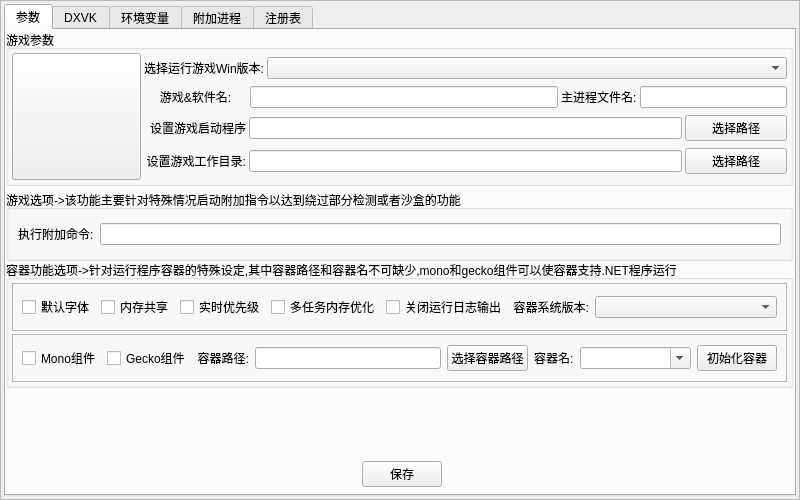
<?xml version="1.0" encoding="UTF-8"?>
<ui version="4.0">
 <class>vekGameAddMT</class>
 <widget class="QWidget" name="vekGameAddMT">
  <property name="windowModality">
   <enum>Qt::NonModal</enum>
  </property>
  <property name="enabled">
   <bool>true</bool>
  </property>
  <property name="geometry">
   <rect>
    <x>0</x>
    <y>0</y>
    <width>800</width>
    <height>500</height>
   </rect>
  </property>
  <property name="sizePolicy">
   <sizepolicy hsizetype="Preferred" vsizetype="Preferred">
    <horstretch>0</horstretch>
    <verstretch>0</verstretch>
   </sizepolicy>
  </property>
  <property name="minimumSize">
   <size>
    <width>800</width>
    <height>500</height>
   </size>
  </property>
  <property name="maximumSize">
   <size>
    <width>800</width>
    <height>500</height>
   </size>
  </property>
  <property name="font">
   <font>
    <family>Microsoft JhengHei UI</family>
   </font>
  </property>
  <property name="mouseTracking">
   <bool>false</bool>
  </property>
  <property name="windowTitle">
   <string>Vek Game Add&amp;Set</string>
  </property>
  <property name="windowOpacity">
   <double>1.000000000000000</double>
  </property>
  <property name="autoFillBackground">
   <bool>false</bool>
  </property>
  <layout class="QGridLayout" name="gridLayout" rowstretch="0">
   <property name="leftMargin">
    <number>0</number>
   </property>
   <property name="topMargin">
    <number>0</number>
   </property>
   <property name="rightMargin">
    <number>0</number>
   </property>
   <property name="bottomMargin">
    <number>0</number>
   </property>
   <property name="spacing">
    <number>0</number>
   </property>
   <item row="0" column="0">
    <widget class="QFrame" name="frame_5">
     <property name="frameShape">
      <enum>QFrame::StyledPanel</enum>
     </property>
     <property name="frameShadow">
      <enum>QFrame::Raised</enum>
     </property>
     <layout class="QVBoxLayout" name="verticalLayout_2" stretch="0">
      <property name="spacing">
       <number>3</number>
      </property>
      <property name="leftMargin">
       <number>3</number>
      </property>
      <property name="topMargin">
       <number>3</number>
      </property>
      <property name="rightMargin">
       <number>3</number>
      </property>
      <property name="bottomMargin">
       <number>3</number>
      </property>
      <item>
       <widget class="QTabWidget" name="tabWidget">
        <property name="currentIndex">
         <number>0</number>
        </property>
        <widget class="QWidget" name="tab_3">
         <attribute name="title">
          <string>参数</string>
         </attribute>
         <widget class="QGroupBox" name="groupBox_4">
          <property name="geometry">
           <rect>
            <x>0</x>
            <y>160</y>
            <width>787</width>
            <height>71</height>
           </rect>
          </property>
          <property name="title">
           <string>游戏选项-&gt;该功能主要针对特殊情况启动附加指令以达到绕过部分检测或者沙盒的功能</string>
          </property>
          <layout class="QHBoxLayout" name="horizontalLayout_6">
           <item>
            <widget class="QLabel" name="label_6">
             <property name="text">
              <string>执行附加命令:</string>
             </property>
            </widget>
           </item>
           <item>
            <widget class="QLineEdit" name="lineEdit_otherAgrs"/>
           </item>
          </layout>
         </widget>
         <widget class="QGroupBox" name="groupBox_3">
          <property name="geometry">
           <rect>
            <x>0</x>
            <y>0</y>
            <width>787</width>
            <height>156</height>
           </rect>
          </property>
          <property name="title">
           <string>游戏参数</string>
          </property>
          <layout class="QHBoxLayout" name="horizontalLayout_5" stretch="10,50">
           <property name="spacing">
            <number>3</number>
           </property>
           <property name="leftMargin">
            <number>3</number>
           </property>
           <property name="topMargin">
            <number>3</number>
           </property>
           <property name="rightMargin">
            <number>3</number>
           </property>
           <property name="bottomMargin">
            <number>3</number>
           </property>
           <item>
            <widget class="QPushButton" name="pushButton_setIco">
             <property name="sizePolicy">
              <sizepolicy hsizetype="Preferred" vsizetype="Preferred">
               <horstretch>0</horstretch>
               <verstretch>0</verstretch>
              </sizepolicy>
             </property>
             <property name="minimumSize">
              <size>
               <width>100</width>
               <height>100</height>
              </size>
             </property>
             <property name="text">
              <string/>
             </property>
            </widget>
           </item>
           <item>
            <layout class="QVBoxLayout" name="verticalLayout_3" stretch="1,1,1,1">
             <property name="spacing">
              <number>3</number>
             </property>
             <item>
              <layout class="QHBoxLayout" name="horizontalLayout" stretch="13,69">
               <property name="spacing">
                <number>3</number>
               </property>
               <item>
                <widget class="QLabel" name="label_3">
                 <property name="text">
                  <string>选择运行游戏Win版本:</string>
                 </property>
                 <property name="alignment">
                  <set>Qt::AlignRight|Qt::AlignTrailing|Qt::AlignVCenter</set>
                 </property>
                </widget>
               </item>
               <item>
                <widget class="QComboBox" name="comboBox_RunWine"/>
               </item>
              </layout>
             </item>
             <item>
              <layout class="QHBoxLayout" name="horizontalLayout_3" stretch="7,21,1,10">
               <property name="spacing">
                <number>3</number>
               </property>
               <item>
                <widget class="QLabel" name="label">
                 <property name="text">
                  <string>游戏&amp;软件名:</string>
                 </property>
                 <property name="alignment">
                  <set>Qt::AlignCenter</set>
                 </property>
                </widget>
               </item>
               <item>
                <widget class="QLineEdit" name="lineEdit_GameName"/>
               </item>
               <item>
                <widget class="QLabel" name="label_10">
                 <property name="text">
                  <string>主进程文件名:</string>
                 </property>
                </widget>
               </item>
               <item>
                <widget class="QLineEdit" name="lineEdit_MainProcName"/>
               </item>
              </layout>
             </item>
             <item>
              <layout class="QHBoxLayout" name="horizontalLayout_4" stretch="13,55,13">
               <property name="spacing">
                <number>3</number>
               </property>
               <item>
                <widget class="QLabel" name="label_2">
                 <property name="text">
                  <string>设置游戏启动程序</string>
                 </property>
                 <property name="alignment">
                  <set>Qt::AlignRight|Qt::AlignTrailing|Qt::AlignVCenter</set>
                 </property>
                </widget>
               </item>
               <item>
                <widget class="QLineEdit" name="lineEdit_GameInstallExe"/>
               </item>
               <item>
                <widget class="QPushButton" name="pushButton_SetGameExe">
                 <property name="sizePolicy">
                  <sizepolicy hsizetype="Preferred" vsizetype="Fixed">
                   <horstretch>0</horstretch>
                   <verstretch>0</verstretch>
                  </sizepolicy>
                 </property>
                 <property name="text">
                  <string>选择路径</string>
                 </property>
                </widget>
               </item>
              </layout>
             </item>
             <item>
              <layout class="QHBoxLayout" name="horizontalLayout_9" stretch="13,55,13">
               <property name="spacing">
                <number>3</number>
               </property>
               <item>
                <widget class="QLabel" name="label_8">
                 <property name="text">
                  <string>设置游戏工作目录:</string>
                 </property>
                 <property name="alignment">
                  <set>Qt::AlignRight|Qt::AlignTrailing|Qt::AlignVCenter</set>
                 </property>
                </widget>
               </item>
               <item>
                <widget class="QLineEdit" name="lineEdit_workPath"/>
               </item>
               <item>
                <widget class="QPushButton" name="pushButton_workPath">
                 <property name="text">
                  <string>选择路径</string>
                 </property>
                </widget>
               </item>
              </layout>
             </item>
            </layout>
           </item>
          </layout>
         </widget>
         <widget class="QWidget" name="layoutWidget">
          <property name="geometry">
           <rect>
            <x>0</x>
            <y>430</y>
            <width>792</width>
            <height>28</height>
           </rect>
          </property>
          <layout class="QHBoxLayout" name="horizontalLayout_7">
           <property name="spacing">
            <number>3</number>
           </property>
           <item>
            <widget class="QPushButton" name="pushButton_Set">
             <property name="sizePolicy">
              <sizepolicy hsizetype="Fixed" vsizetype="Fixed">
               <horstretch>0</horstretch>
               <verstretch>0</verstretch>
              </sizepolicy>
             </property>
             <property name="text">
              <string>保存</string>
             </property>
            </widget>
           </item>
          </layout>
         </widget>
         <widget class="QGroupBox" name="verticalGroupBox_3">
          <property name="geometry">
           <rect>
            <x>0</x>
            <y>230</y>
            <width>787</width>
            <height>128</height>
           </rect>
          </property>
          <property name="title">
           <string>容器功能选项-&gt;针对运行程序容器的特殊设定,其中容器路径和容器名不可缺少,mono和gecko组件可以使容器支持.NET程序运行</string>
          </property>
          <layout class="QVBoxLayout" name="verticalLayout_5">
           <property name="spacing">
            <number>3</number>
           </property>
           <property name="leftMargin">
            <number>3</number>
           </property>
           <property name="topMargin">
            <number>3</number>
           </property>
           <property name="rightMargin">
            <number>3</number>
           </property>
           <property name="bottomMargin">
            <number>3</number>
           </property>
           <item>
            <widget class="QFrame" name="horizontalFrame_2">
             <property name="frameShape">
              <enum>QFrame::StyledPanel</enum>
             </property>
             <property name="frameShadow">
              <enum>QFrame::Raised</enum>
             </property>
             <layout class="QHBoxLayout" name="horizontalLayout_11" stretch="10,10,10,10,10,10,40">
              <item>
               <widget class="QCheckBox" name="checkBox_DefaultFonts">
                <property name="text">
                 <string>默认字体</string>
                </property>
               </widget>
              </item>
              <item>
               <widget class="QCheckBox" name="checkBox_wineMemorySharing">
                <property name="text">
                 <string>内存共享</string>
                </property>
               </widget>
              </item>
              <item>
               <widget class="QCheckBox" name="checkBox_wineRealTimePriority">
                <property name="text">
                 <string>实时优先级</string>
                </property>
               </widget>
              </item>
              <item>
               <widget class="QCheckBox" name="checkBox_wineMemoryOptimization">
                <property name="text">
                 <string>多任务内存优化</string>
                </property>
               </widget>
              </item>
              <item>
               <widget class="QCheckBox" name="checkBox_winerunlog">
                <property name="text">
                 <string>关闭运行日志输出</string>
                </property>
               </widget>
              </item>
              <item>
               <widget class="QLabel" name="label_9">
                <property name="text">
                 <string>容器系统版本:</string>
                </property>
                <property name="alignment">
                 <set>Qt::AlignRight|Qt::AlignTrailing|Qt::AlignVCenter</set>
                </property>
               </widget>
              </item>
              <item>
               <widget class="QComboBox" name="comboBox_dockSystemVersion"/>
              </item>
             </layout>
            </widget>
           </item>
           <item>
            <widget class="QFrame" name="frame_2">
             <property name="frameShape">
              <enum>QFrame::StyledPanel</enum>
             </property>
             <property name="frameShadow">
              <enum>QFrame::Raised</enum>
             </property>
             <layout class="QHBoxLayout" name="horizontalLayout_8" stretch="1,1,1,50,1,1,30,1">
              <item>
               <widget class="QCheckBox" name="checkBox_Mono">
                <property name="enabled">
                 <bool>true</bool>
                </property>
                <property name="text">
                 <string>Mono组件</string>
                </property>
               </widget>
              </item>
              <item>
               <widget class="QCheckBox" name="checkBox_Gecko">
                <property name="text">
                 <string>Gecko组件</string>
                </property>
               </widget>
              </item>
              <item>
               <widget class="QLabel" name="label_7">
                <property name="text">
                 <string>容器路径:</string>
                </property>
                <property name="alignment">
                 <set>Qt::AlignRight|Qt::AlignTrailing|Qt::AlignVCenter</set>
                </property>
               </widget>
              </item>
              <item>
               <widget class="QLineEdit" name="lineEdit_RunDockPath"/>
              </item>
              <item>
               <widget class="QPushButton" name="pushButton_SetDockPath">
                <property name="text">
                 <string>选择容器路径</string>
                </property>
               </widget>
              </item>
              <item>
               <widget class="QLabel" name="label_5">
                <property name="text">
                 <string>容器名:</string>
                </property>
               </widget>
              </item>
              <item>
               <widget class="QComboBox" name="comboBox_DockName">
                <property name="focusPolicy">
                 <enum>Qt::WheelFocus</enum>
                </property>
                <property name="contextMenuPolicy">
                 <enum>Qt::DefaultContextMenu</enum>
                </property>
                <property name="editable">
                 <bool>true</bool>
                </property>
                <property name="insertPolicy">
                 <enum>QComboBox::InsertAtBottom</enum>
                </property>
                <property name="sizeAdjustPolicy">
                 <enum>QComboBox::AdjustToContentsOnFirstShow</enum>
                </property>
                <property name="duplicatesEnabled">
                 <bool>false</bool>
                </property>
                <property name="frame">
                 <bool>true</bool>
                </property>
               </widget>
              </item>
              <item>
               <widget class="QPushButton" name="pushButton_initDock">
                <property name="text">
                 <string>初始化容器</string>
                </property>
               </widget>
              </item>
             </layout>
            </widget>
           </item>
          </layout>
         </widget>
         <widget class="QWidget" name="horizontalLayoutWidget">
          <property name="geometry">
           <rect>
            <x>0</x>
            <y>399</y>
            <width>791</width>
            <height>31</height>
           </rect>
          </property>
          <layout class="QHBoxLayout" name="horizontalLayout_12">
           <item>
            <widget class="QLabel" name="label_TipsText">
             <property name="text">
              <string/>
             </property>
             <property name="alignment">
              <set>Qt::AlignCenter</set>
             </property>
            </widget>
           </item>
          </layout>
         </widget>
        </widget>
        <widget class="QWidget" name="tab_6">
         <attribute name="title">
          <string>DXVK</string>
         </attribute>
         <widget class="QGroupBox" name="groupBox_dxvk">
          <property name="geometry">
           <rect>
            <x>0</x>
            <y>0</y>
            <width>787</width>
            <height>61</height>
           </rect>
          </property>
          <property name="title">
           <string>Dxvk设置-&gt;替代windows图形接口dx，采用vulkan实现</string>
          </property>
          <layout class="QHBoxLayout" name="horizontalLayout_10" stretch="5,12,10,0,8,25">
           <property name="spacing">
            <number>3</number>
           </property>
           <property name="leftMargin">
            <number>3</number>
           </property>
           <property name="topMargin">
            <number>3</number>
           </property>
           <property name="rightMargin">
            <number>3</number>
           </property>
           <property name="bottomMargin">
            <number>3</number>
           </property>
           <item>
            <widget class="QCheckBox" name="checkBox_stateDxvk">
             <property name="text">
              <string>开启dxvk</string>
             </property>
            </widget>
           </item>
           <item>
            <widget class="QComboBox" name="comboBox_dxvkversion"/>
           </item>
           <item>
            <widget class="QCheckBox" name="checkBox_statedxvkhud">
             <property name="text">
              <string>开启DXVK HUD</string>
             </property>
            </widget>
           </item>
           <item>
            <widget class="QCheckBox" name="checkBox_dxvkConfigState">
             <property name="text">
              <string>开启DXVK配置文件</string>
             </property>
            </widget>
           </item>
           <item>
            <widget class="QLabel" name="label_4">
             <property name="text">
              <string>DXVK配置文件:</string>
             </property>
            </widget>
           </item>
           <item>
            <widget class="QLineEdit" name="lineEdit_dxvkConfigFIle"/>
           </item>
          </layout>
         </widget>
         <widget class="QGroupBox" name="groupBox">
          <property name="geometry">
           <rect>
            <x>0</x>
            <y>60</y>
            <width>787</width>
            <height>401</height>
           </rect>
          </property>
          <property name="title">
           <string>DXVK配置文件</string>
          </property>
          <layout class="QVBoxLayout" name="verticalLayout_7" stretch="50,5">
           <property name="spacing">
            <number>3</number>
           </property>
           <property name="leftMargin">
            <number>3</number>
           </property>
           <property name="topMargin">
            <number>3</number>
           </property>
           <property name="rightMargin">
            <number>3</number>
           </property>
           <property name="bottomMargin">
            <number>3</number>
           </property>
           <item>
            <widget class="QTextEdit" name="textEdit_dxvkConfigFileData"/>
           </item>
           <item>
            <layout class="QHBoxLayout" name="horizontalLayout_2">
             <item>
              <spacer name="horizontalSpacer">
               <property name="orientation">
                <enum>Qt::Horizontal</enum>
               </property>
               <property name="sizeHint" stdset="0">
                <size>
                 <width>40</width>
                 <height>20</height>
                </size>
               </property>
              </spacer>
             </item>
             <item>
              <widget class="QPushButton" name="pushButton_SaveDxvkConfFile">
               <property name="sizePolicy">
                <sizepolicy hsizetype="Minimum" vsizetype="Fixed">
                 <horstretch>0</horstretch>
                 <verstretch>0</verstretch>
                </sizepolicy>
               </property>
               <property name="text">
                <string>保存dxvk.conf</string>
               </property>
              </widget>
             </item>
             <item>
              <spacer name="horizontalSpacer_2">
               <property name="orientation">
                <enum>Qt::Horizontal</enum>
               </property>
               <property name="sizeHint" stdset="0">
                <size>
                 <width>40</width>
                 <height>20</height>
                </size>
               </property>
              </spacer>
             </item>
            </layout>
           </item>
          </layout>
         </widget>
        </widget>
        <widget class="QWidget" name="tab_4">
         <attribute name="title">
          <string>环境变量</string>
         </attribute>
         <widget class="QGroupBox" name="verticalGroupBox">
          <property name="geometry">
           <rect>
            <x>0</x>
            <y>0</y>
            <width>787</width>
            <height>457</height>
           </rect>
          </property>
          <property name="title">
           <string>环境变量列表-&gt;此列表未单一执行附加，主要解决部分软件或游戏特殊要求</string>
          </property>
          <layout class="QVBoxLayout" name="verticalLayout_4">
           <property name="spacing">
            <number>3</number>
           </property>
           <property name="leftMargin">
            <number>3</number>
           </property>
           <property name="topMargin">
            <number>3</number>
           </property>
           <property name="rightMargin">
            <number>3</number>
           </property>
           <property name="bottomMargin">
            <number>3</number>
           </property>
           <item>
            <widget class="QTableView" name="tableView_EnvList"/>
           </item>
          </layout>
         </widget>
        </widget>
        <widget class="QWidget" name="tab_5">
         <attribute name="title">
          <string>附加进程</string>
         </attribute>
         <widget class="QGroupBox" name="verticalGroupBox_2">
          <property name="geometry">
           <rect>
            <x>0</x>
            <y>0</y>
            <width>787</width>
            <height>457</height>
           </rect>
          </property>
          <property name="title">
           <string>附加进程列表-&gt;此列表主要用于管理进程退出机制如：腾讯WeGame，主进程为WeGame附加进程为TASlogin.exe</string>
          </property>
          <layout class="QVBoxLayout" name="verticalLayout_6">
           <property name="spacing">
            <number>3</number>
           </property>
           <property name="leftMargin">
            <number>3</number>
           </property>
           <property name="topMargin">
            <number>3</number>
           </property>
           <property name="rightMargin">
            <number>3</number>
           </property>
           <property name="bottomMargin">
            <number>3</number>
           </property>
           <item>
            <widget class="QTableView" name="tableView_ProcList"/>
           </item>
          </layout>
         </widget>
        </widget>
        <widget class="QWidget" name="tab_2">
         <attribute name="title">
          <string>注册表</string>
         </attribute>
         <widget class="QGroupBox" name="groupBox_2">
          <property name="geometry">
           <rect>
            <x>0</x>
            <y>0</y>
            <width>787</width>
            <height>457</height>
           </rect>
          </property>
          <property name="title">
           <string>容器注册表-&gt;应用于容器的注册表</string>
          </property>
          <layout class="QVBoxLayout" name="verticalLayout_8">
           <property name="spacing">
            <number>3</number>
           </property>
           <property name="leftMargin">
            <number>3</number>
           </property>
           <property name="topMargin">
            <number>3</number>
           </property>
           <property name="rightMargin">
            <number>3</number>
           </property>
           <property name="bottomMargin">
            <number>3</number>
           </property>
           <item>
            <widget class="QTableView" name="tableView_RegsList"/>
           </item>
          </layout>
         </widget>
        </widget>
       </widget>
      </item>
     </layout>
    </widget>
   </item>
  </layout>
 </widget>
 <resources/>
 <connections/>
</ui>
